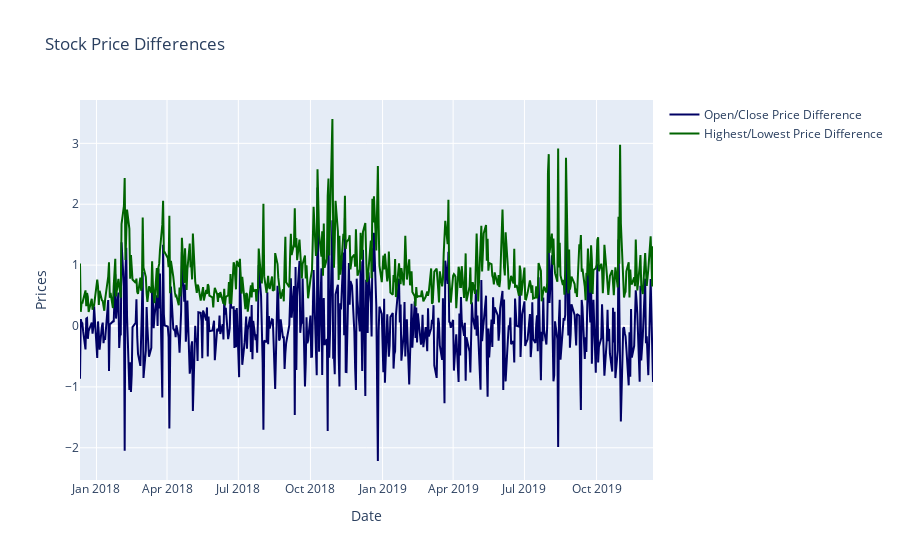

Here is the notebook cell this chart was saved with:
### Code cell
df['Open/Close Price Difference']=df['Open']-df['Close']
df['Highest/Lowest Price Difference']=df['High']-df['Low']


data1=go.Scatter(
    x=df.index,
    y=df['Open/Close Price Difference'],
    mode='lines',
    name='Open/Close Price Difference',
    marker=dict(size=14,color='rgb(0,0,100)',line=dict(width=2)))

data2=go.Scatter(
    x=df.index,
    y=df['Highest/Lowest Price Difference'],
    mode='lines',
    name='Highest/Lowest Price Difference',
    marker=dict(size=14,color='rgb(0,100,0)',line=dict(width=2)))

data=[data1,data2]

layout=go.Layout(
title='Stock Price Differences',
xaxis=dict(title='Date'),
yaxis=dict(title='Prices'),
hovermode='closest'

)
figure=go.Figure(data=data,layout=layout)
iplot(figure)

### Figure 1 — Plotly figure (JSON) as saved in the notebook; plotly's stock layout.template omitted (floating-point values rounded to 4 significant figures; data arrays with more than 128 entries replaced by an {"elided": "..."} marker saying what was removed)
{"data": [{"marker": {"color": "rgb(0,0,100)", "line": {"width": 2}, "size": 14}, "mode": "lines", "name": "Open/Close Price Difference", "type": "scatter", "x": {"elided": "505 str values"}, "y": {"elided": "505 float values"}}, {"marker": {"color": "rgb(0,100,0)", "line": {"width": 2}, "size": 14}, "mode": "lines", "name": "Highest/Lowest Price Difference", "type": "scatter", "x": {"elided": "505 str values"}, "y": {"elided": "505 float values"}}], "layout": {"hovermode": "closest", "title": {"text": "Stock Price Differences"}, "xaxis": {"title": {"text": "Date"}}, "yaxis": {"title": {"text": "Prices"}}}}
